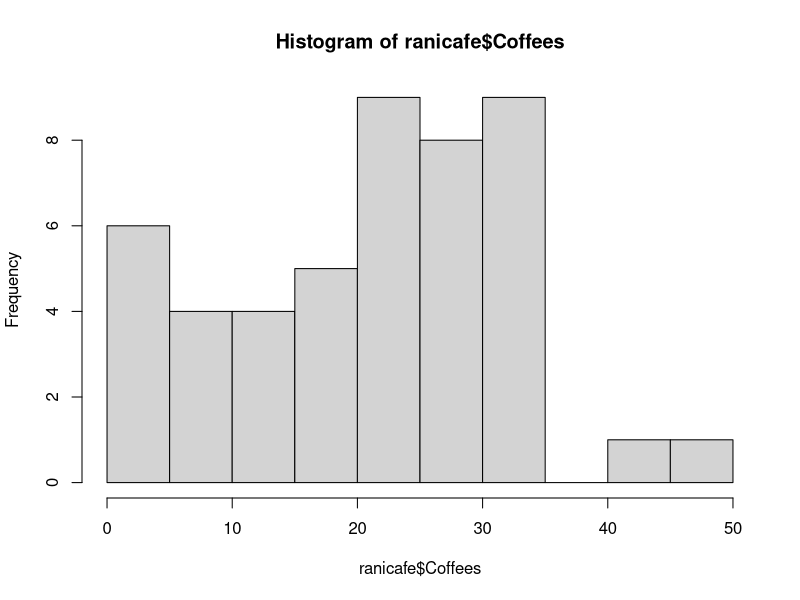

R code for this plot:
## ===================================================================================
## [빅데이터를 활용한 스마트 데이터 전문가 양성과정]  ================================
## [제대로 알고 쓰는 통계분석 R]                      ================================
## 2019-06-19-(수) / 63page                           ================================
## ===================================================================================

### ===================================================================================
###  2. 모수와 통계량   ==============================================================
### ===================================================================================

setwd('D:/dudwlsrla92/R_Statistics/ch02')
getwd()

ranicafe <- read.csv('cafedata.csv',stringsAsFactors = F)
str(ranicafe)
dim(ranicafe)

## 1. 최댓값과 최솟값: ranicafe 커피판매량
ranicafe$Coffees<-as.numeric(ranicafe$Coffees)
sort(ranicafe$Coffees)
sort(ranicafe$Coffees)[1]
sort(ranicafe$Coffees,decreasing=T)
sort(ranicafe$Coffees,decreasing=T)[1]
min(ranicafe$Coffees,na.rm=T)
max(ranicafe$Coffees,na.rm=T)


## 2. 최빈값: ranicafe
stem(ranicafe$Coffees)
hist(ranicafe$Coffees)
# 줄기-잎 그림을 통해 최빈값은 4라는 것을 알 수 있다.


## 2. 평균과 중앙값: ranicafe
### 대푯값 : 전체자료를 대표하는 값으로 중심 위치를 나타내는 특성을 사용합니다.
### 자료의 중심은 무게중심:(산술)평균, 순서상 중간:중앙값
### 평균은 이상치에 약하다.

# 1-1) 평균
rc <- ranicafe$Coffees
weight <-1/(length(rc)-1)   # NA 개수를 빼주어야 해서 -1 해줌.
sum(rc*weight,na.rm=T)      # 평균
mean(rc, na.rm=T)

# 1-2) 이상치가 있는 평균
rc[rc == max(rc,na.rm=T)] <- 480 # 이상치를 넣은 상태.
mean(rc, na.rm=T)

# 2-1) 중앙값
median.idx <- (1+length(rc)-1)/2 # ex) 1,2,3,4,5에서 3은 (1+5)/2로 구할 수 있다.
sort(rc)[median.idx]

median(rc,na.rm=T)

